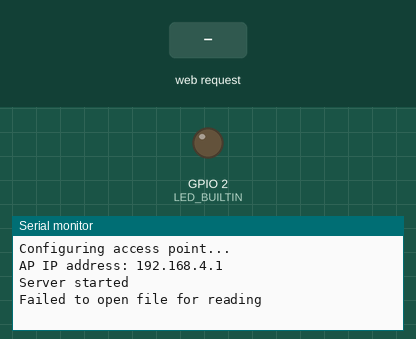
This sketch was run on a simulated ESP32. Parts: output pins drawn as LEDs (lit = HIGH), the last lines printed to the serial monitor. The test bench sets the inputs (shaded band). Storage starts empty.

Above: at 1.2 s.
1.3 s: HTTP request GET /clear received
At 2.5 s:
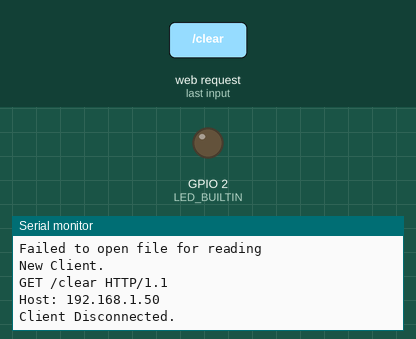
2.8 s: HTTP request GET /latest received
At 3.3 s:
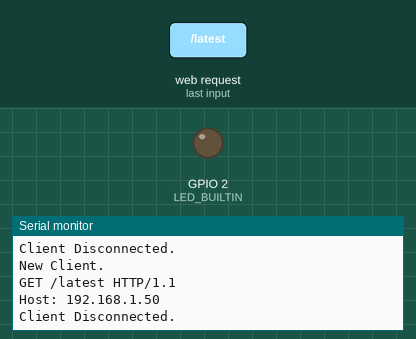
4.3 s: HTTP request GET /messages.txt received
At 5.7 s:
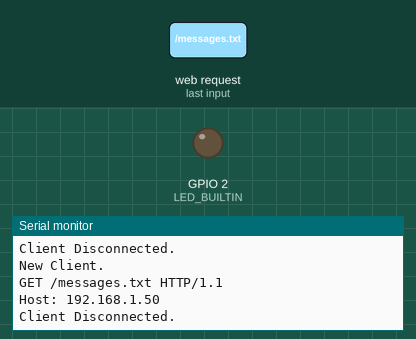

The sketch:

wifi_ap_index.ino
```cpp
#include <WiFi.h>
#include <WiFiClient.h>
#include <WiFiAP.h>
#include <SPIFFS.h>

#ifndef LED_BUILTIN
#define LED_BUILTIN 2
#endif

// Bu kod, bir ESP32 cihazını Wi-Fi erişim noktası (Access Point) olarak çalıştırır.
// Cihaz, gelen POST ve GET isteklerini işleyerek, kullanıcı mesajlarını kaydeder, listeyi temizler veya son mesajı döner.
// Tüm mesajlar SPIFFS dosya sistemine kaydedilir ve istekler arasında kalıcılığı sağlanır.

// **Yapılacaklar**
// 1. Mesajlarla birlikte eski index ve gönderen IP bilgisini yollama özelliği eklenmelidir.
// 2. POST isteğiyle alınan mesajlarda, mesaj içeriklerinin ve kullanıcı bilgilerinin doğru işlendiğinden emin olunmalıdır.
// 3. GET /latest isteği, yalnızca son mesajı göndermek için optimize edilmelidir (sadece mesaj içeriği yollanmalı).


const char *ssid = "EAHS_Routerr";       // Wi-Fi access point name
const char *password = "Furkan31";       // Wi-Fi password

WiFiServer server(80);                   // HTTP server
String messages = "";                    // Stores all messages
String latestMessage = "";               // Stores the most recent message
int messageIndex = 0;                    // Index for tracking messages
bool messagesLoaded = false;             // Tracks if messages have already been loaded

void setup() {
    pinMode(LED_BUILTIN, OUTPUT);

    Serial.begin(115200);
    Serial.println();
    Serial.println("Configuring access point...");

    // Initialize the access point
    if (!WiFi.softAP(ssid, password)) {
        log_e("Soft AP creation failed.");
        while (1);
    }

    IPAddress myIP = WiFi.softAPIP();
    Serial.print("AP IP address: ");
    Serial.println(myIP);
    server.begin(); // Start the HTTP server

    Serial.println("Server started");

    // Initialize the SPIFFS filesystem
    if (!SPIFFS.begin(true)) {
        Serial.println("An error has occurred while mounting SPIFFS");
        return;
    }

    loadMessages(); // Load messages from the filesystem
}

void loop() {
    WiFiClient client = server.available();

    if (client) {
        Serial.println("New Client.");
        String request = "";
        bool isPostRequest = false;
        int contentLength = 0;

        // Read HTTP requests from the client
        while (client.connected()) {
            if (client.available()) {
                char c = client.read();
                Serial.write(c);
                request += c;

                // Detect the end of the HTTP request
                if (request.endsWith("\r\n\r\n")) {
                    if (request.startsWith("POST")) {
                        isPostRequest = true;
                        contentLength = extractContentLength(request);
                        handlePostRequest(client, contentLength); // Handle POST request
                    } else if (request.startsWith("GET")) {
                        // Handle GET request
                        if (request.indexOf("/clear") > 0) {
                            handleClearRequest(client);
                        } else if (request.indexOf("/latest") > 0) {
                            handleLatestMessageRequest(client);
                        } else {
                            handleGetRequest(client, request);
                        }
                    }
                    break;
                }
            }
        }
        client.stop();
        Serial.println("Client Disconnected.");
    }
}

void handleGetRequest(WiFiClient &client, const String &request) {
    sendHttpResponse(client); // Send the HTML interface
}

void handlePostRequest(WiFiClient &client, int contentLength) {
    // Read the content of the POST request
    char postData[contentLength + 1];
    int bytesRead = client.readBytes(postData, contentLength);
    postData[bytesRead] = '\0';

    // Process the POST data
    String postString = String(postData);
    String name = extractValue(postString, "name");
    String messageContent = extractValue(postString, "message");

    // Decode the URL-encoded values
    name.replace('+', ' ');
    messageContent.replace('+', ' ');

    name = urlDecode(name);
    messageContent = urlDecode(messageContent);

    // If the data is valid, proceed
    if (name.length() > 0 && messageContent.length() > 0) {
        String clientIP = client.remoteIP().toString();
        String newMessage = String(messageIndex) + "," + clientIP + "," + name + "," + messageContent;

        // Prevent duplicate messages
        if (!messages.endsWith(newMessage + "<br>")) {
            latestMessage = messageContent;
            messages += newMessage + "<br>";
            messageIndex++;
            saveMessages(); // Save the message
        }
    }

    sendRedirect(client); // Redirect after POST to avoid duplication
}

void handleClearRequest(WiFiClient &client) {
    messages = ""; // Clear all messages
    messageIndex = 0;
    saveMessages();
    sendHttpResponse(client);
}

void handleLatestMessageRequest(WiFiClient &client) {
    // Send the most recent message as plain text
    client.println("HTTP/1.1 200 OK");
    client.println("Content-type:text/plain");
    client.println();
    client.println(latestMessage);
}

void sendHttpResponse(WiFiClient &client) {
    // Send the HTML interface as an HTTP response
    client.println("HTTP/1.1 200 OK");
    client.println("Content-type:text/html");
    client.println();

    client.println("<html><body>");
    client.println("<h2>Message Board</h2>");
    client.println("<form method='POST' action='/'>");
    client.println("Name: <input type='text' name='name'><br>");
    client.println("Message: <input type='text' name='message'><br>");
    client.println("<input type='submit' value='Send Message'>");
    client.println("</form>");
    client.println("<form method='GET' action='/clear'>");
    client.println("<button type='submit'>Clear Messages</button>");
    client.println("</form>");

    client.println("<h3>Messages:</h3>");
    client.println("<table border='1'>");
    client.println("<tr><th>Index</th><th>IP</th><th>Name</th><th>Message</th></tr>");
    if (messages.length() > 0) {
        String messageDisplay = messages;
        messageDisplay.replace("<br>", "</td></tr><tr><td>");
        messageDisplay.replace(",", "</td><td>");
        client.println("<tr><td>" + messageDisplay + "</td></tr>");
    }
    client.println("</table>");
    client.println("</body></html>");

    client.println();
}

void sendRedirect(WiFiClient &client) {
    client.println("HTTP/1.1 303 See Other");
    client.println("Location: /");
    client.println();
}

int extractContentLength(const String &request) {
    // Extract the Content-Length value from the HTTP header
    int index = request.indexOf("Content-Length:");
    if (index != -1) {
        int start = index + 15;
        int end = request.indexOf("\r\n", start);
        return request.substring(start, end).toInt();
    }
    return 0;
}

String extractValue(const String &data, const String &key) {
    // Extract the value associated with a specific key in the POST data
    int start = data.indexOf(key + "=") + key.length() + 1;
    int end = data.indexOf("&", start);
    if (end == -1) end = data.length();
    return data.substring(start, end);
}

String urlDecode(String input) {
    // Decode a URL-encoded string
    String decoded = "";
    char temp[] = "00";
    unsigned int i, j;
    for (i = 0; i < input.length(); i++) {
        if (input[i] == '+') {
            decoded += ' ';
        } else if (input[i] == '%') {
            temp[0] = input[i + 1];
            temp[1] = input[i + 2];
            decoded += (char)strtol(temp, NULL, 16);
            i += 2;
        } else {
            decoded += input[i];
        }
    }
    return decoded;
}

void saveMessages() {
    // Save messages to the SPIFFS filesystem
    File file = SPIFFS.open("/messages.txt", FILE_WRITE);
    if (!file) {
        Serial.println("Failed to open file for writing");
        return;
    }
    file.print(messages);
    file.close();
}

void loadMessages() {
    // Load messages from the SPIFFS filesystem
    if (messagesLoaded) {
        return; // Messages are already loaded
    }

    File file = SPIFFS.open("/messages.txt", FILE_READ);
    if (!file) {
        Serial.println("Failed to open file for reading");
        return;
    }

    while (file.available()) {
        messages += (char)file.read();
    }
    file.close();

    messagesLoaded = true; // Mark messages as loaded
}
```

Measured:
- after the input at 1.3 s, the serial monitor: prints a new line at once (image 1)
- after the input at 2.8 s, the serial monitor: prints a new line at once (image 2)
- after the input at 4.3 s, the serial monitor: prints a new line at once (image 3)
